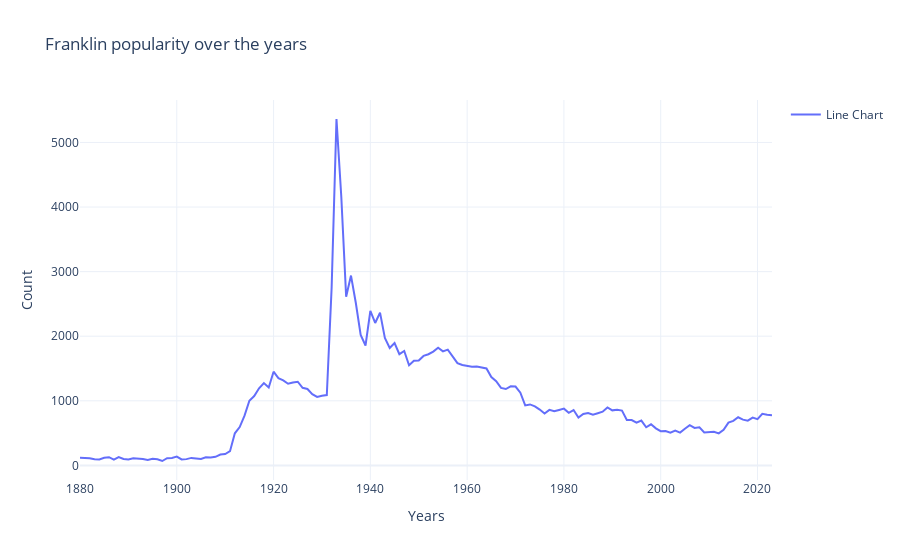

Source (notebook cell):
### Markdown cell above
### Elvis Presley
### Franklin Delano Roosevelt
### Mariah Carey

### Code cell
# Popular historical figures in the 1900s: Franklin Delano Roosevelt
df_popular_Franklin = df_baby_names[["Name", "Year", "Gender", "Count"]][(df_baby_names.Name =="Franklin") & (df_baby_names.Gender =="M")]

# Create the figure
fig = go.Figure()

# Add the line trace
fig.add_trace(go.Scatter(x=df_popular_Franklin["Year"], y=df_popular_Franklin["Count"], mode='lines', name='Line Chart'))

# Update layout 
fig.update_layout(
    title='Franklin popularity over the years',
    xaxis_title='Years', 
    yaxis_title='Count',
    showlegend=True,
    template="plotly_white",
    )

# Show the plot
fig.show()

### Figure 1 — Plotly figure (JSON) as saved in the notebook; plotly's stock layout.template omitted (floating-point values rounded to 4 significant figures; data arrays with more than 128 entries replaced by an {"elided": "..."} marker saying what was removed)
{"data": [{"mode": "lines", "name": "Line Chart", "type": "scatter", "x": {"elided": "144 int values"}, "y": {"elided": "144 int values"}}], "layout": {"showlegend": true, "title": {"text": "Franklin popularity over the years"}, "xaxis": {"title": {"text": "Years"}}, "yaxis": {"title": {"text": "Count"}}}}
